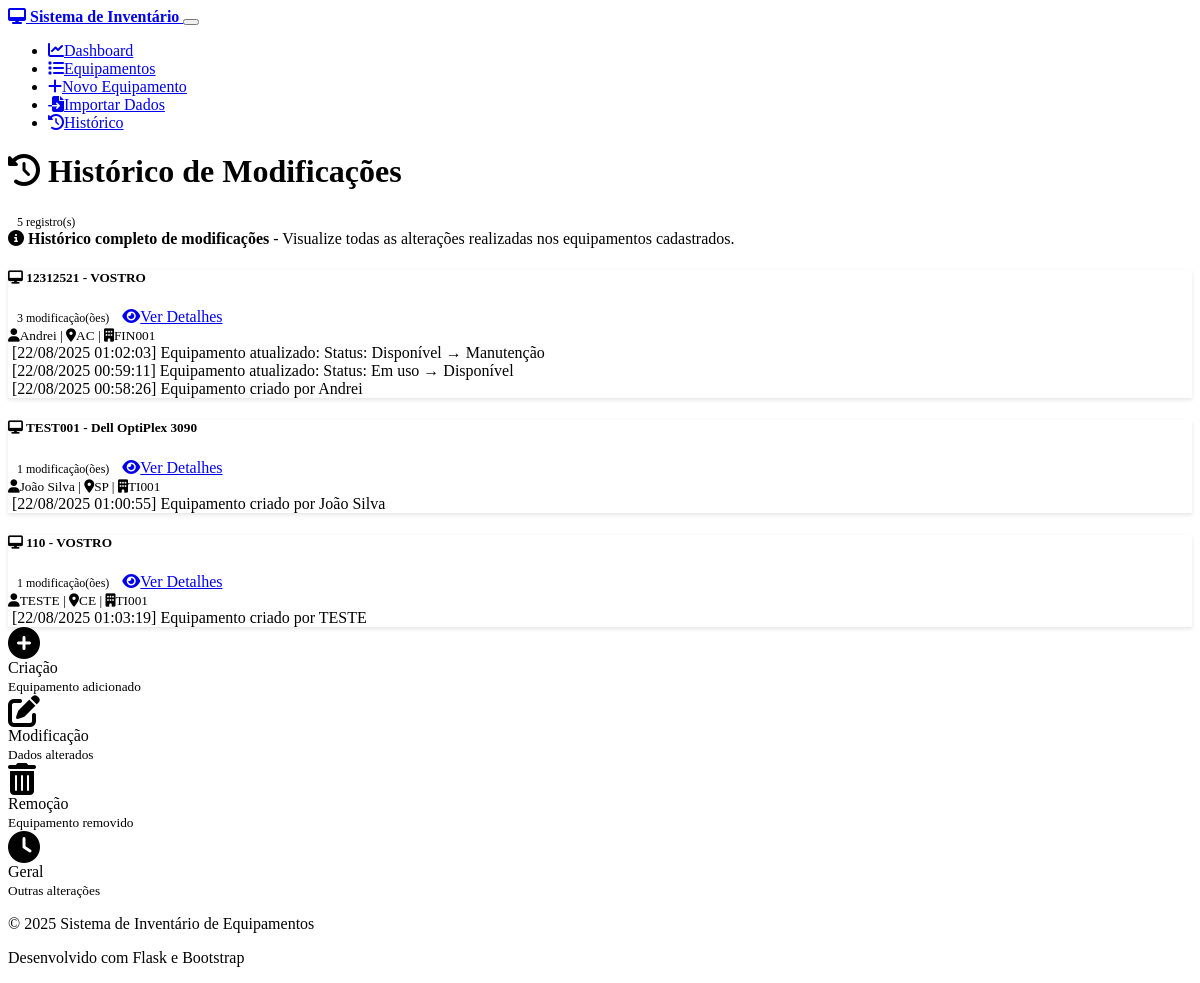
Before: /history with the older database file.
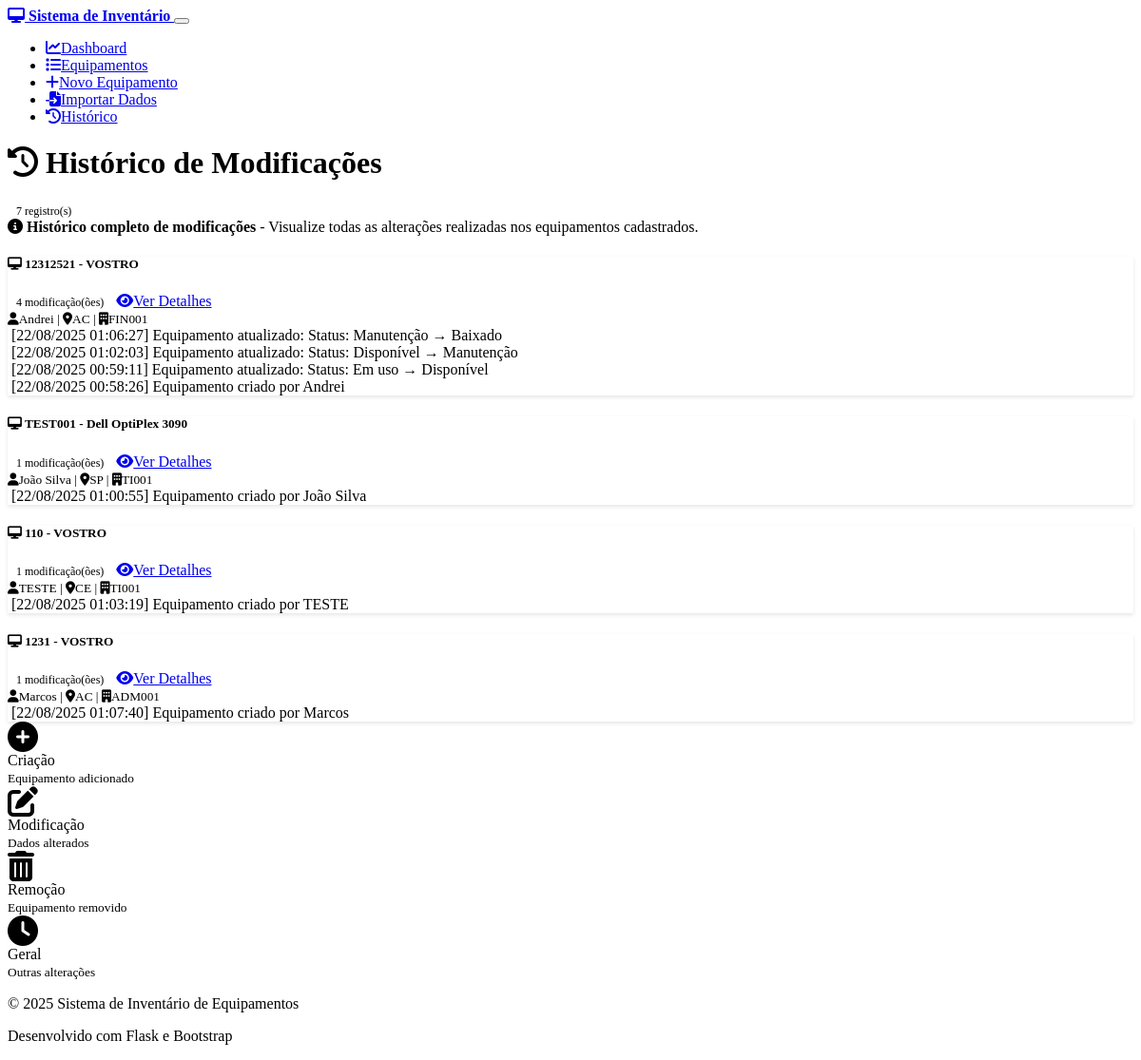
After: the same page with the newer database file.
### models.py (models this page shows, shortened)
class Equipment(db.Model):
    __tablename__ = 'equipment'
    id = db.Column(db.Integer, primary_key=True)
    responsavel = db.Column(db.String(100), nullable=False)
    uf = db.Column(db.String(2), nullable=False)
    cc = db.Column(db.String(20), nullable=False)  # Centro de Custo
    cnpj = db.Column(db.Text, nullable=False)  # Mudando para Text para permitir múltiplos CNPJs
    fornecedor = db.Column(db.String(100), nullable=True)  # Novo campo fornecedor
    modelo = db.Column(db.String(100), nullable=False)
    status = db.Column(db.String(50), nullable=False, default='Em uso')
    patrimonio = db.Column(db.String(50), unique=True, nullable=False)
    valor = db.Column(db.Float, nullable=False, default=0.0)
    marca = db.Column(db.String(50), nullable=True)
    processador = db.Column(db.String(100), nullable=True)
    memoria_ram = db.Column(db.String(20), nullable=True)
    hd_ssd = db.Column(db.String(50), nullable=True)
    sistema_operacional = db.Column(db.String(50), nullable=True)
    antivirus = db.Column(db.Boolean, default=False)
    termo_assinado = db.Column(db.Boolean, default=False)
    milvus_funcionando = db.Column(db.Boolean, default=False)
    data_aquisicao = db.Column(db.Date, nullable=True)
    data_baixa = db.Column(db.Date, nullable=True)
    created_at = db.Column(db.DateTime, default=datetime.utcnow)
    updated_at = db.Column(db.DateTime, default=datetime.utcnow, onupdate=datetime.utcnow)
    endereco = db.Column(db.String(200), nullable=True)
    telefone = db.Column(db.String(20), nullable=True)
    email = db.Column(db.String(100), nullable=True)
    link_termos = db.Column(db.String(500), nullable=True)  # Link dos termos assinados
    historico_modificacoes = db.Column(db.Text, nullable=True)  # Histórico de modificações
    def get_history(self):
        import json
        if not self.historico_modificacoes:
            return []
        try:
            historico = json.loads(self.historico_modificacoes)
            if isinstance(historico, list):
                return historico
            else:
                return [str(historico)]
        except:
            return [str(self.historico_modificacoes)]  # Fallback for non-JSON data

### routes.py (the view)
@app.route('/history')
def history_log():
    equipment_list = Equipment.query.all()
    equipment_with_history = [eq for eq in equipment_list if eq.get_history()]
    total_entries = sum(len(eq.get_history()) for eq in equipment_with_history)
    return render_template('history_log.html',
                         equipment_list=equipment_with_history,
                         total_entries=total_entries)

### templates/history_log.html (shortened to what the changed rows need)
{% extends "base.html" %}
{% block content %}
<div class="row">
    <div class="col-12">
        <div class="d-flex justify-content-between align-items-center mb-4">
            <h1>
                <i class="fas fa-history me-2"></i>
                Histórico de Modificações
            </h1>
            <div>
                <span class="badge bg-primary fs-6">{{ total_entries }} registro(s)</span>
            </div>
        </div>
    </div>
</div>
<div class="row">
    <div class="col-12">
        {% if equipment_list %}
            {% for equipment in equipment_list %}
                {% if equipment.get_history() %}
                <div class="card mb-4">
                    <div class="card-header">
                        <div class="d-flex justify-content-between align-items-center">
                            <h5 class="mb-0">
                                <i class="fas fa-desktop me-2"></i>
                                <strong>{{ equipment.patrimonio }}</strong> - {{ equipment.modelo }}
                            </h5>
                            <div>
                                <span class="badge bg-success">{{ equipment.get_history()|length }} modificação(ões)</span>
                                <a href="{{ url_for('equipment_detail', id=equipment.id) }}" class="btn btn-sm btn-outline-primary ms-2">
                                    <i class="fas fa-eye me-1"></i>Ver Detalhes
                                </a>
                            </div>
                        </div>
                        <small class="text-muted">
                            <i class="fas fa-user me-1"></i>{{ equipment.responsavel }} |
                            <i class="fas fa-map-marker-alt me-1"></i>{{ equipment.uf }} |
                            <i class="fas fa-building me-1"></i>{{ equipment.cc }}
                        </small>
                    </div>
                    <div class="card-body">
                        <div class="timeline">
                            {% for entry in equipment.get_history()[::-1] %}
                            <div class="timeline-item mb-3">
                                <div class="alert
                                    {% if 'criado' in entry %}alert-success
                                    {% elif 'atualizado' in entry %}alert-primary
                                    {% elif 'removido' in entry %}alert-danger
                                    {% else %}alert-info{% endif %} mb-0">
                                    <div class="d-flex align-items-center">
                                        <span>{{ entry }}</span>
                                    </div>
                                </div>
                            </div>
                            {% endfor %}
                        </div>
                    </div>
                </div>
                {% endif %}
            {% endfor %}
        {% endif %}
    </div>
</div>
{% endblock %}

Changed rows visible on the page:
changed Equipment "Andrei": get_history|length "3" → "4"
added Equipment: patrimonio "1231", modelo "VOSTRO", get_history|length "1", responsavel "Marcos", uf "AC", cc "ADM001", 1 "[22/08/2025 01:07:40] Equipamento criado por Marcos"
Other visible differences:
{{ total_entries }}: "5" → "7"
new list line: "[22/08/2025 01:06:27] Equipamento atualizado: Status: Manutenção → Baixado"
